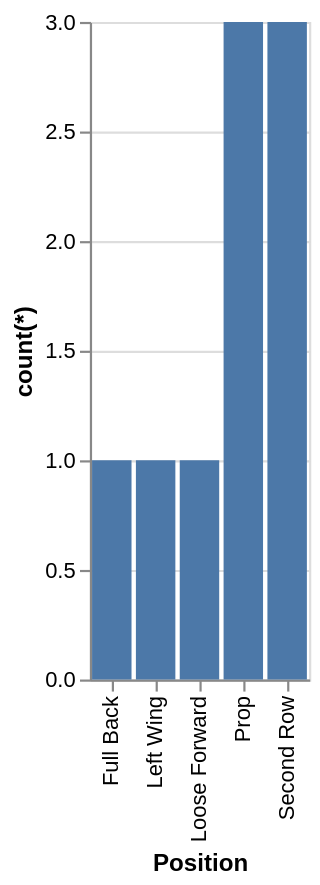

Write the Vega-Lite specification saved for this chart.
### Vega-Lite specification from a JSON file in a GitHub repository (floating-point values rounded to 4 significant figures)
{"data": {"values": [{"x_data": "Full Back", "y_data": 1}, {"x_data": "Left Wing", "y_data": 1}, {"x_data": "Loose Forward", "y_data": 1}, {"x_data": "Prop", "y_data": 3}, {"x_data": "Second Row", "y_data": 3}]}, "mark": "bar", "encoding": {"x": {"field": "x_data", "type": "nominal", "title": "Position", "sort": {"op": "sum", "field": "y_data", "order": "ascending"}}, "y": {"field": "y_data", "type": "quantitative", "title": "count(*)"}}}
